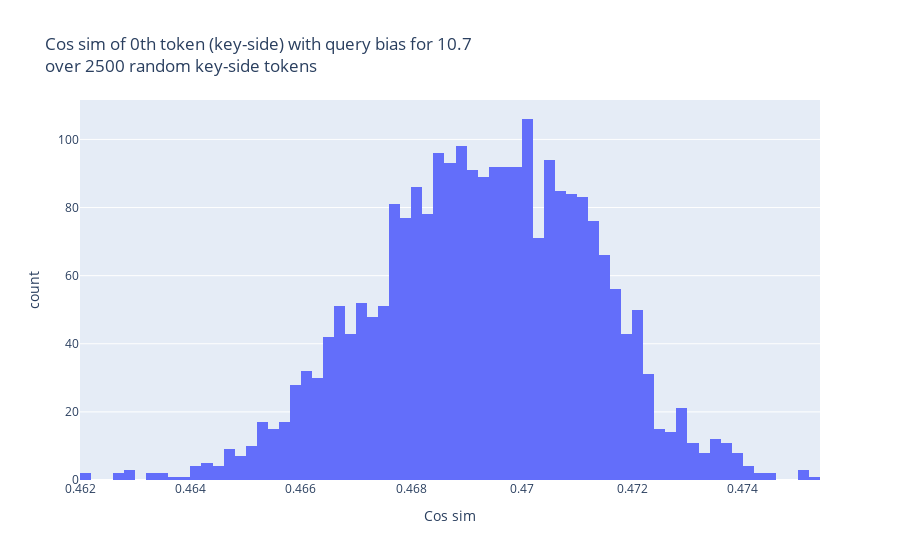
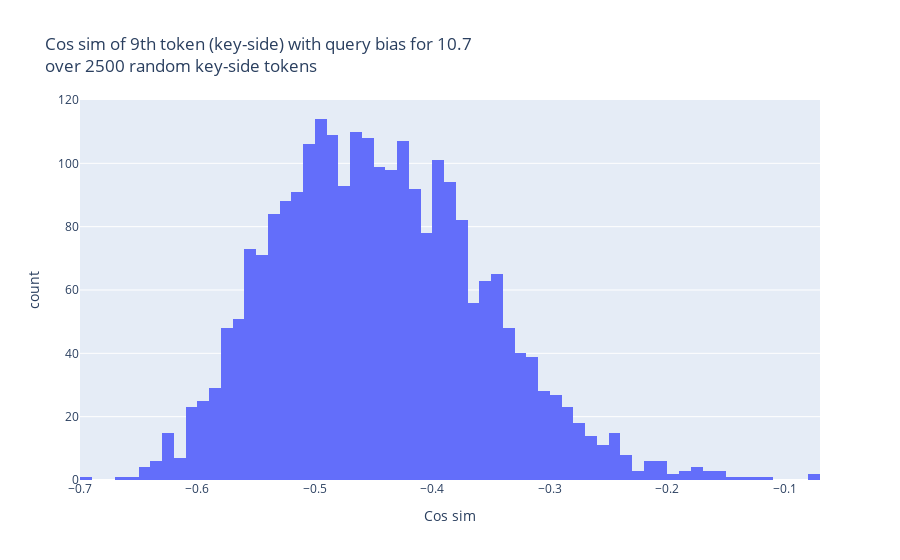
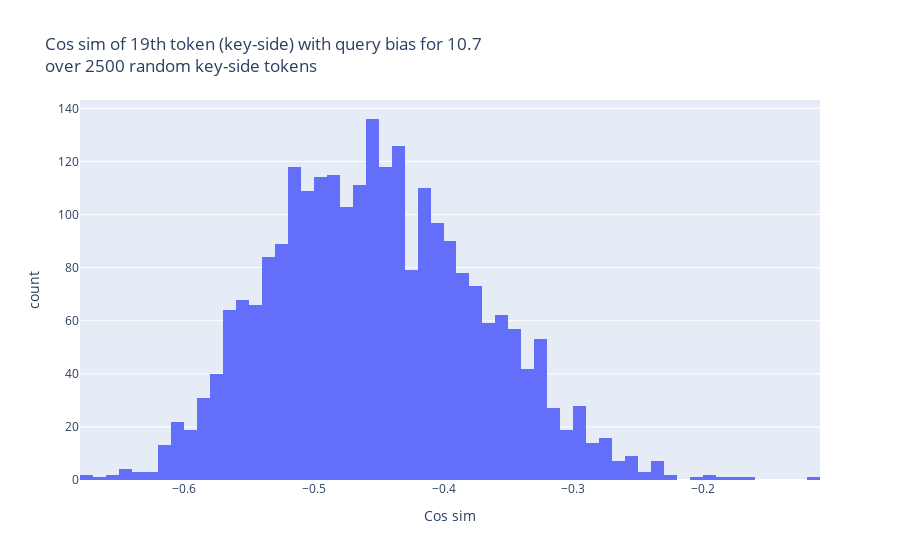
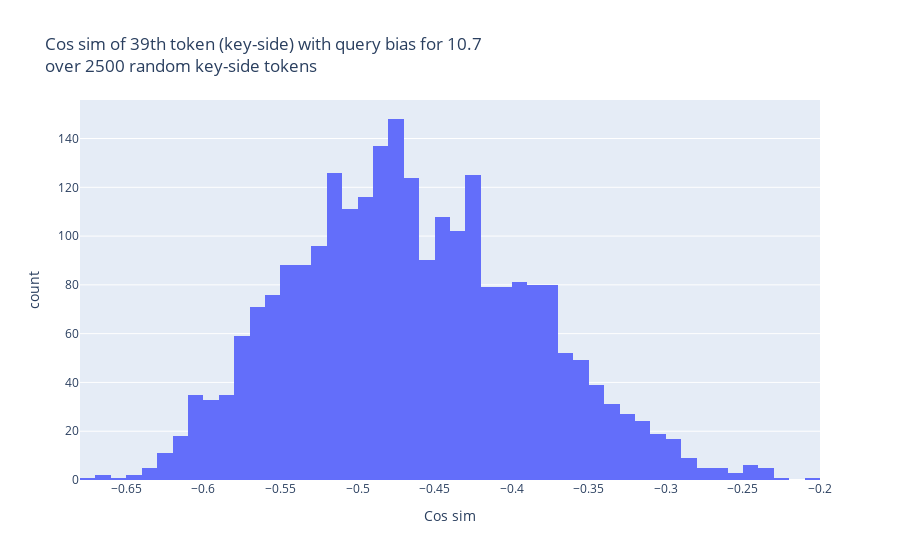

These figures' notebook cell, in order:
### Code cell
N = 2500

random_tokens = t.randint(0, model.cfg.d_vocab, (N, 40))

_, cache = model.run_with_cache(
    random_tokens,
    return_type = None,
    names_filter = lambda name: name == utils.get_act_name("k", 10)
)

k0 = cache["k", 10][:, 0, 7]
k1 = cache["k", 10][:, 9, 7]
k2 = cache["k", 10][:, 19, 7]
k3 = cache["k", 10][:, 39, 7]
assert k0.shape == (N, model.cfg.d_head)

query_bias_rep = einops.repeat(query_bias, "d_head -> N d_head", N=N)

cos_sim_0 = t.cosine_similarity(k0, query_bias_rep, dim=1)
cos_sim_1 = t.cosine_similarity(k1, query_bias_rep, dim=1)
cos_sim_2 = t.cosine_similarity(k2, query_bias_rep, dim=1)
cos_sim_3 = t.cosine_similarity(k3, query_bias_rep, dim=1)

hist(cos_sim_0, title=f"Cos sim of 0th token (key-side) with query bias for 10.7<br>over {N} random key-side tokens", labels={"x": "Cos sim"})
hist(cos_sim_1, title=f"Cos sim of 9th token (key-side) with query bias for 10.7<br>over {N} random key-side tokens", labels={"x": "Cos sim"})
hist(cos_sim_2, title=f"Cos sim of 19th token (key-side) with query bias for 10.7<br>over {N} random key-side tokens", labels={"x": "Cos sim"})
hist(cos_sim_3, title=f"Cos sim of 39th token (key-side) with query bias for 10.7<br>over {N} random key-side tokens", labels={"x": "Cos sim"})

### Figure 1 — Plotly figure (JSON) as saved in the notebook; plotly's stock layout.template omitted (floating-point values rounded to 4 significant figures; data arrays with more than 128 entries replaced by an {"elided": "..."} marker saying what was removed)
{"data": [{"alignmentgroup": "True", "bingroup": "x", "hovertemplate": "Cos sim=%{x}<br>count=%{y}<extra></extra>", "legendgroup": "", "marker": {"color": "#636efa", "pattern": {"shape": ""}}, "name": "", "offsetgroup": "", "orientation": "v", "showlegend": false, "type": "histogram", "x": {"elided": "2500 float values"}, "xaxis": "x", "yaxis": "y"}], "layout": {"bargap": 0, "barmode": "overlay", "legend": {"tracegroupgap": 0}, "modebar": {"add": ["drawline", "drawopenpath", "drawclosedpath", "drawcircle", "drawrect", "eraseshape"]}, "title": {"text": "Cos sim of 0th token (key-side) with query bias for 10.7<br>over 2500 random key-side tokens"}, "xaxis": {"anchor": "y", "domain": [0, 1], "title": {"text": "Cos sim"}}, "yaxis": {"anchor": "x", "domain": [0, 1], "title": {"text": "count"}}}}

### Figure 2 — Plotly figure (JSON) as saved in the notebook; plotly's stock layout.template omitted (floating-point values rounded to 4 significant figures; data arrays with more than 128 entries replaced by an {"elided": "..."} marker saying what was removed)
{"data": [{"alignmentgroup": "True", "bingroup": "x", "hovertemplate": "Cos sim=%{x}<br>count=%{y}<extra></extra>", "legendgroup": "", "marker": {"color": "#636efa", "pattern": {"shape": ""}}, "name": "", "offsetgroup": "", "orientation": "v", "showlegend": false, "type": "histogram", "x": {"elided": "2500 float values"}, "xaxis": "x", "yaxis": "y"}], "layout": {"bargap": 0, "barmode": "overlay", "legend": {"tracegroupgap": 0}, "modebar": {"add": ["drawline", "drawopenpath", "drawclosedpath", "drawcircle", "drawrect", "eraseshape"]}, "title": {"text": "Cos sim of 9th token (key-side) with query bias for 10.7<br>over 2500 random key-side tokens"}, "xaxis": {"anchor": "y", "domain": [0, 1], "title": {"text": "Cos sim"}}, "yaxis": {"anchor": "x", "domain": [0, 1], "title": {"text": "count"}}}}

### Figure 3 — Plotly figure (JSON) as saved in the notebook; plotly's stock layout.template omitted (floating-point values rounded to 4 significant figures; data arrays with more than 128 entries replaced by an {"elided": "..."} marker saying what was removed)
{"data": [{"alignmentgroup": "True", "bingroup": "x", "hovertemplate": "Cos sim=%{x}<br>count=%{y}<extra></extra>", "legendgroup": "", "marker": {"color": "#636efa", "pattern": {"shape": ""}}, "name": "", "offsetgroup": "", "orientation": "v", "showlegend": false, "type": "histogram", "x": {"elided": "2500 float values"}, "xaxis": "x", "yaxis": "y"}], "layout": {"bargap": 0, "barmode": "overlay", "legend": {"tracegroupgap": 0}, "modebar": {"add": ["drawline", "drawopenpath", "drawclosedpath", "drawcircle", "drawrect", "eraseshape"]}, "title": {"text": "Cos sim of 19th token (key-side) with query bias for 10.7<br>over 2500 random key-side tokens"}, "xaxis": {"anchor": "y", "domain": [0, 1], "title": {"text": "Cos sim"}}, "yaxis": {"anchor": "x", "domain": [0, 1], "title": {"text": "count"}}}}

### Figure 4 — Plotly figure (JSON) as saved in the notebook; plotly's stock layout.template omitted (floating-point values rounded to 4 significant figures; data arrays with more than 128 entries replaced by an {"elided": "..."} marker saying what was removed)
{"data": [{"alignmentgroup": "True", "bingroup": "x", "hovertemplate": "Cos sim=%{x}<br>count=%{y}<extra></extra>", "legendgroup": "", "marker": {"color": "#636efa", "pattern": {"shape": ""}}, "name": "", "offsetgroup": "", "orientation": "v", "showlegend": false, "type": "histogram", "x": {"elided": "2500 float values"}, "xaxis": "x", "yaxis": "y"}], "layout": {"bargap": 0, "barmode": "overlay", "legend": {"tracegroupgap": 0}, "modebar": {"add": ["drawline", "drawopenpath", "drawclosedpath", "drawcircle", "drawrect", "eraseshape"]}, "title": {"text": "Cos sim of 39th token (key-side) with query bias for 10.7<br>over 2500 random key-side tokens"}, "xaxis": {"anchor": "y", "domain": [0, 1], "title": {"text": "Cos sim"}}, "yaxis": {"anchor": "x", "domain": [0, 1], "title": {"text": "count"}}}}
